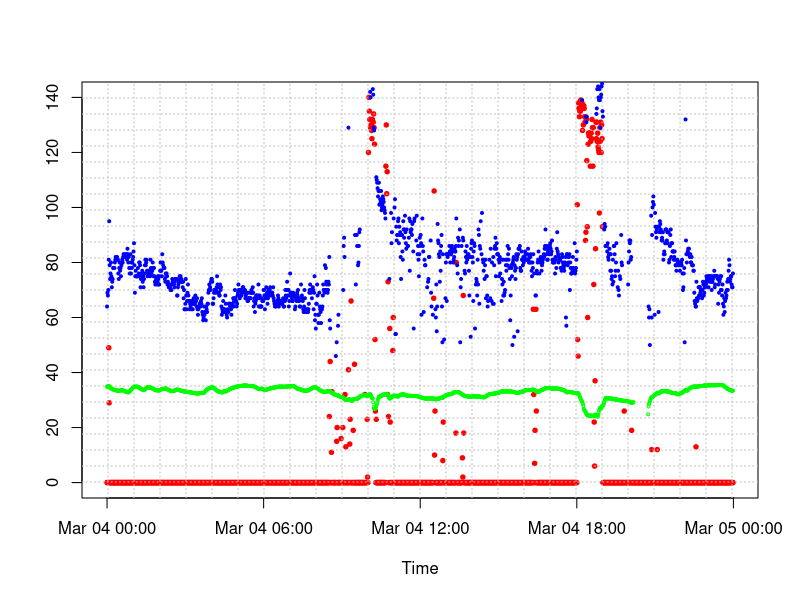

Source code (R): (Note: this script raises an error after producing the figure.)
metrics <- read.csv("metrics.csv")
activities <- read.csv("bodystates.csv")


f_to_celsius <- function(temp_Far){
  temp_C <- (temp_Far - 32)*5/9
  return(temp_C)
}

metrics$time <- strptime(as.character(metrics$time), format = "%A %b %d %H:%M:%S %Y")
metrics$skin_temp <- f_to_celsius(metrics$skin_temp)



metrics2 <- metrics[as.Date(metrics$time) == "2014-03-04", ]

plot(metrics2$time, metrics2$steps, col = "red", pch = 19, cex = 0.6, xlab = "Time", ylab = "")
# add grid lines
grid(nx = 26, ny = 26, col = "grey", lty = "dotted", lwd = par("lwd"), equilogs = TRUE)
# add more points
points(metrics2$time, metrics2$heart_rate, col = "blue", pch = 19, cex = 0.4)
points(metrics2$time, metrics2$skin_temp, col = "green", pch = 21, cex = 0.4)
# add legend
legend(2000, 9.5, c("Steps", "Heart rate", "Skin temperature"), lty = c(1, 1, 1), col = c("red", "blue", "green"))




activities$time1 <- strptime(as.character(activities$time1), format = "%A %b %d %H:%M:%S %Y")
activities$time2 <- strptime(as.character(activities$time2), format = "%A %b %d %H:%M:%S %Y")

activities2 <- activities[as.Date(activities$time1) == "2014-03-04", ]

plot(activities2$time1, activities2$fake_val, type = "l", ylim = c(0, 200))
for (i in 1:nrow(activities2)){
  cur_col <- gray((as.integer(activities2$bodystate[i]))/8)
  rect(activities2$time1[i], 0, activities2$time2[i], 200, col = cur_col)
}

points(metrics2$time, metrics2$steps, col = "blue", pch = 19, cex = 0.6)
points(metrics2$time, metrics2$heart_rate, col = "red", pch = 21, cex = 0.5)
points(metrics2$time, metrics2$skin_temp, col = "green", pch = 19, cex = 0.2)








